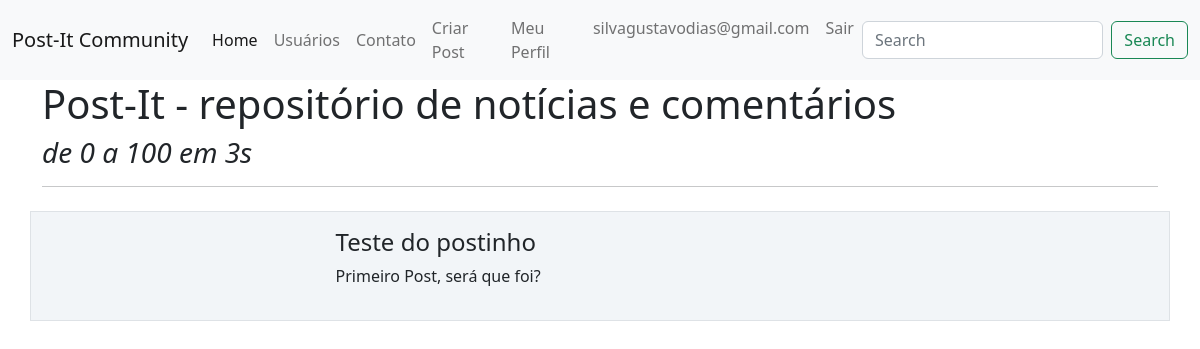
The page / (signed in) on the database its author committed.
### post_it/models.py (models this page shows)
class Usuario(database.Model, UserMixin):
    id = database.Column(database.Integer, primary_key=True)
    username = database.Column(database.String, nullable=False)
    senha = database.Column(database.String, nullable=False)
    email = database.Column(database.String, nullable=False, unique=True)
    foto_perfil = database.Column(database.String, default='default.png')
    posts = database.relationship('Post', backref='author', lazy=True)
    interesses = database.Column(database.String, nullable=False, default='Não informado')

class Post(database.Model):
    id = database.Column(database.Integer, primary_key=True)
    titulo = database.Column(database.String, nullable=False)
    corpo = database.Column(database.Text, nullable=False)
    data_criacao = database.Column(database.DateTime, nullable=False, default=datetime.utcnow())
    id_usuario = database.Column(database.Integer, database.ForeignKey('usuario.id'), nullable=False)

### post_it/routes.py (the view)
@app.route('/')
def home():
    posts = Post.query.all()
    return render_template('home.html', posts=posts)

### post_it/models.py (called while the page is built)
@login_manager.user_loader
def load_user(id_usuario):
    usuario = Usuario.query.get(int(id_usuario))
    return usuario

### post_it/templates/home.html (shortened to what this page needs)
{% extends 'base.html'%}
{% block body%}
<div class="container">
    <h1>Post-It - repositório de notícias e comentários</h1>
    <h3> <i>de 0 a 100 em 3s</i></h3>
    <hr>
    {% for post in posts %}
    <div class = "row border mt-4 p-3 meupost">
        <div class = "col col-3">
        </div>
        <div class = "col col-9">
            <h4>{{post.titulo}}</h4>
            <p>{{ post.corpo }}</p>
        </div>
    </div>
    {% endfor %}
</div>
{% endblock%}

### post_it/templates/navbar.html (shortened to what this page needs)
<nav class="navbar navbar-expand-lg bg-light">
  <div class="container-fluid">
    <a class="navbar-brand" href="{{ url_for('home') }}">Post-It Community</a>
    <div class="collapse navbar-collapse" id="navbarSupportedContent">
      <ul class="navbar-nav me-auto mb-2 mb-lg-0">
        <li class="nav-item">
          <a class="nav-link active" aria-current="page" href="{{ url_for('home') }}">Home</a>
        </li>
        <li class="nav-item">
          <a class="nav-link" href="{{ url_for('users') }}">Usuários</a>
        </li>
        <li class="nav-item">
          <a class="nav-link" href="{{ url_for('contato') }}">Contato</a>
        </li>
      </ul>
      {% if current_user.is_authenticated %}
       <ul class="navbar-nav d-flex">
          <li class="nav-item">
            <a class="nav-link" href="{{ url_for('criar_post')}}">Criar Post</a>
          </li>
         <li class="nav-item">
            <a class="nav-link" href="{{ url_for('perfil')}}">Meu Perfil</a>
          </li>
         <li class="nav-item">
           <a class="nav-link fw-light" >{{ current_user.email }}</a>
         </li>
         <li class="nav-item">
            <a class="nav-link" href="{{ url_for('sair')}}">Sair</a>
          </li>
        </ul>
      {% endif %}
      <form class="d-flex" role="search">
        <input class="form-control me-2" type="search" placeholder="Search" aria-label="Search">
        <button class="btn btn-outline-success" type="submit">Search</button>
      </form>
    </div>
  </div>
</nav>

### post_it/static/main.css (style rules this page uses)
.meupost { background: #f2f5f8 !important; }

### rows shown on the page
Usuario: email "silvagustavodias@gmail.com"
Post: titulo "Teste do postinho", corpo "Primeiro Post, será que foi?"
